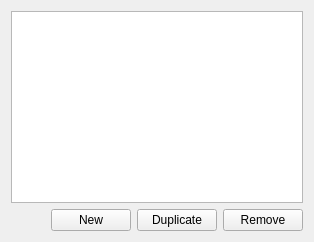
          <widget class="QWidget" name="tabParameterSets">
           <attribute name="title">
            <string>Parameter Sets</string>
           </attribute>
           <layout class="QHBoxLayout" name="horizontalLayout_18">
            <item>
             <layout class="QVBoxLayout" name="verticalLayout_13">
              <item>
               <widget class="QTableView" name="parameterSetsTableView"/>
              </item>
              <item>
               <layout class="QHBoxLayout" name="horizontalLayout_17">
                <item>
                 <spacer name="horizontalSpacer">
                  <property name="orientation">
                   <enum>Qt::Horizontal</enum>
                  </property>
                  <property name="sizeHint" stdset="0">
                   <size>
                    <width>40</width>
                    <height>20</height>
                   </size>
                  </property>
                 </spacer>
                </item>
                <item>
                 <widget class="QPushButton" name="buttonParamSetNew">
                  <property name="text">
                   <string>New</string>
                  </property>
                 </widget>
                </item>
                <item>
                 <widget class="QPushButton" name="buttonParamSetDuplicate">
                  <property name="text">
                   <string>Duplicate</string>
                  </property>
                 </widget>
                </item>
                <item>
                 <widget class="QPushButton" name="buttonParamSetRemove">
                  <property name="text">
                   <string>Remove</string>
                  </property>
                 </widget>
                </item>
               </layout>
              </item>
             </layout>
            </item>
           </layout>
          </widget>
